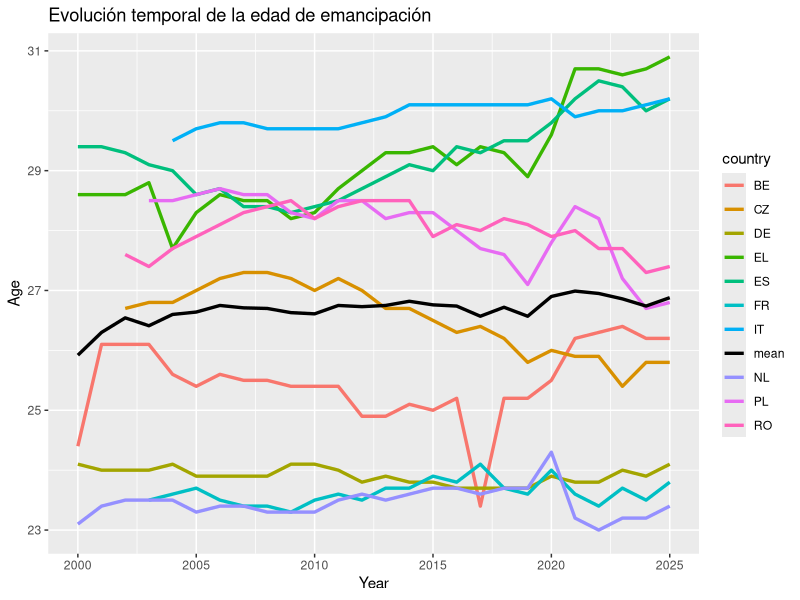
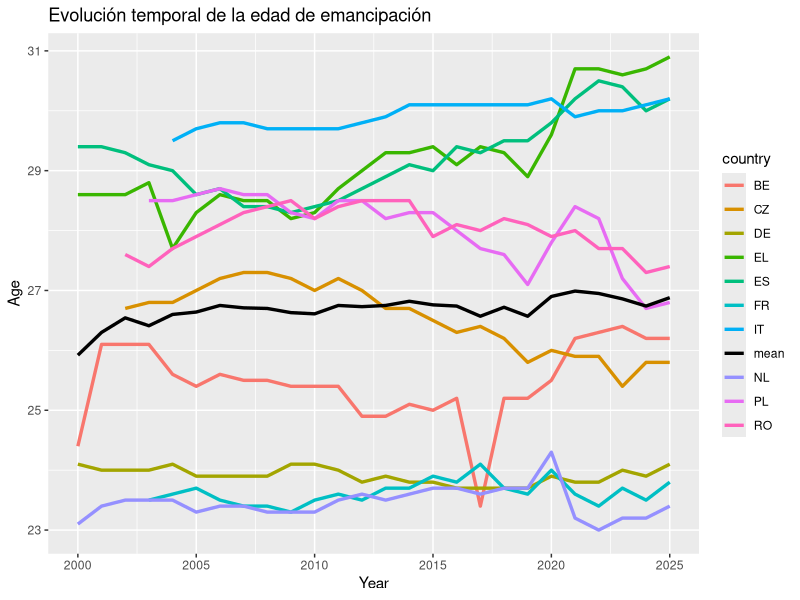

These charts were generated, in order, by the following R code: (Note: this script raises an error after producing the figures.)
## ---- chunk 1
library(readr)
library(stringr)
library(dplyr)
library(tidyr)
library(magrittr)
library(lubridate)
library(ggplot2)
## ---- chunk 2
poblacion <- read_tsv('data/poblacion_paises.tsv')
str(poblacion)
head(poblacion)

colnames(poblacion)[1] <- 'country'
poblacion %<>% mutate(country = sub("^.*,", "", country)) %>% mutate(across(-1, ~ as.numeric(gsub('[^0-9.]', '', .x))))

poblacion %<>% transmute(country, population = rowMeans(select(., -country), na.rm = TRUE))
# Calculamos la media poblacional de cada pais desde el 2000 hasta hoy

poblacion %<>% arrange(desc(population)) %>% filter(!(country %in% c('RU', 'UA', 'DE_TOT', 'TR', 'FX', 'BY', 'AZ', 'UK')))
# Ordenamos los paises de mayor a menor poblacion
# Eliminamos algunos que no pertenecen politicamente a Europa

mas.poblacion10 <- poblacion$country[1:10]
# Nos quedamos con los nombres de los 10 primeros

mas.poblacion5 <- poblacion$country[1:5]
# Nos quedamos con los nombres de los 5 primeros
## ---- chunk 3
indep.resid <- read_tsv('data/edad_independencia_residencial.tsv')
str(indep.resid)
head(indep.resid)

colnames(indep.resid)[1] <- 'sex.country'
indep.resid %<>% mutate(sex.country = sub("^.*,([^,]*,[^,]*)$", "\\1", sex.country)) %>% separate(sex.country, into = c('sex', 'country'), sep = ',') %>% mutate(sex = factor(sex))

indep.resid %<>% mutate(across(c(-1, -2), ~ as.numeric(gsub('[^0-9.]', '', .x)))) %>% pivot_longer(cols = c(-1, -2), names_to = 'year', values_to = 'age') %>% mutate(year = as.numeric(year))
## ---- chunk 4
vivir.padres1834 <- read_tsv('data/vivir_con_padres18-34.tsv')
str(vivir.padres1834)
head(vivir.padres1834)

colnames(vivir.padres1834)[1] <- 'status.country'
vivir.padres1834 %<>% mutate(status.country = sub("^[^,]*,([^,]*,).*,([^,]*)$", "\\1\\2", status.country)) %>% separate(status.country, into = c('status', 'country'), sep = ',') %>% mutate(status = factor(status, levels = c('EMP_FT', 'EMP_PT', 'UNE', 'EDUC', 'INAC_OTH'), labels = c('full-time', 'part-time', 'unemployed', 'student', 'other')))

vivir.padres1834 %<>% mutate(across(c(-1, -2), ~ as.numeric(gsub('[^0-9.]', '', .x)))) %>% pivot_longer(cols = c(-1, -2), names_to = 'year', values_to = 'rate') %>% mutate(year = as.numeric(year))
## ---- chunk 5
precio.vivienda <- read_tsv('data/precio_vivienda.tsv')
str(precio.vivienda)
head(precio.vivienda)

colnames(precio.vivienda)[1] <- 'country'
precio.vivienda %<>% mutate(country = sub(".*,", "", country))

precio.vivienda %<>% mutate(across(-1, ~ as.numeric(gsub('[^0-9.]', '', .x)))) %>% pivot_longer(cols = -1, names_to = 'year.quadri', values_to = 'rel.price2015')

precio.vivienda %<>% separate(year.quadri, into = c('year', 'quadri'), sep = '-') %>% mutate(quadri = factor(quadri, ordered=TRUE)) %>% mutate(year = as.numeric(year))
## ---- chunk 6
precio.alquiler <- read_tsv('data/precio_alquiler.tsv')
str(precio.alquiler)
head(precio.alquiler)

colnames(precio.alquiler)[1] <- 'country'
precio.alquiler %<>% mutate(country = sub(".*,", "", country))

precio.alquiler %<>% mutate(across(-1, ~ as.numeric(gsub('[^0-9.]', '', .x)))) %>% pivot_longer(cols = -1, names_to = 'year', values_to = 'rel.price2015') %>% mutate(year = as.numeric(year))
## ---- chunk 7
salarios <- read_tsv('data/salarios.tsv')
str(salarios)
head(salarios)

colnames(salarios)[1] <- 'age.country'
salarios %<>% mutate(age.country = sub("^[^,]*,([^,]*,).*,([^,]*)$", "\\1\\2", age.country)) %>% separate(age.country, into = c('age', 'country'), sep = ',') %>% mutate(age = factor(age, ordered = TRUE))

salarios %<>% mutate(across(c(-1, -2), ~ as.numeric(gsub('[^0-9.]', '', .x)))) %>% pivot_longer(cols = c(-1, -2), names_to = 'year', values_to = 'price.eur') %>% mutate(year = as.numeric(year))
## ---- chunk 8
ipca <- read_tsv('data/ipca.tsv')
str(ipca)
head(ipca)

colnames(ipca)[1] <- 'country'
ipca %<>% mutate(country = sub(".*,", "", country))

ipca %<>% mutate(across(-1, ~ as.numeric(gsub('[^0-9.]', '', .x)))) %>% pivot_longer(cols = -1, names_to = 'year', values_to = 'rel.value2025') %>% mutate(year = as.numeric(year))
## ---- chunk 9
hacinamiento1629 <- read_tsv('data/hacinamiento_nacimiento16-29.tsv')
str(hacinamiento1629)
head(hacinamiento1629)

colnames(hacinamiento1629)[1] <- 'birth.sex.country'
hacinamiento1629 %<>% mutate(birth.sex.country = sub("^.*,([^,]*,[^,]*,)[^,]*,([^,]*)$", "\\1\\2", birth.sex.country)) %>% separate(birth.sex.country, into = c('birth', 'sex', 'country'), sep = ',') %>% mutate(birth = factor(birth, levels = c('EU28_FOR', 'NEU28_FOR', 'NAT'), labels = c('European', 'Foreigner', 'National'))) %>% mutate(sex = factor(sex))

hacinamiento1629 %<>% mutate(across(c(-1, -2, -3), ~ as.numeric(gsub('[^0-9.]', '', .x)))) %>% pivot_longer(cols = c(-1, -2, -3), names_to = 'year', values_to = 'rate') %>% mutate(year = as.numeric(year))
## ---- chunk 10
retr.pagos1629 <- read_tsv('data/retrasos_pagos_16-29.tsv')
str(retr.pagos1629)
head(retr.pagos1629)

colnames(retr.pagos1629)[1] <- 'country'
retr.pagos1629 %<>% mutate(country = sub("^.*,", "", country))

retr.pagos1629 %<>% mutate(across(-1, ~ as.numeric(gsub('[^0-9.]', '', .x)))) %>% pivot_longer(cols = -1, names_to = 'year', values_to = 'rate') %>% mutate(year = as.numeric(year))
## ---- chunk 11
tasa.desemp1539 <- read_tsv('data/desempleo_nivel_educativo15-39.tsv')
# Cargamos los datos
str(tasa.desemp1539)
head(tasa.desemp1539)
# Los visualizamos para ver problemas

colnames(tasa.desemp1539)[1] <- 'sex.level.country'
# Renombramos la 1a columna, ya que solo nos interesan el sexo, nivel educativo y pais
tasa.desemp1539 %<>% mutate(sex.level.country = sub("^.*,([^,]*),([^,]*),([^,]*,[^,]*)$", "\\1,\\3", sex.level.country)) %>% separate(sex.level.country, into = c('sex', 'level', 'country'), sep = ',') %>% mutate(level = factor(level, levels = c('ED0-2', 'ED3_4', 'ED5-8'), labels = c('until.mid.sec', 'until.bac', 'university'), ordered = TRUE)) %>% mutate(sex = factor(sex))
# Quitamos la informacion de las instancias salvo sexo, nivel educativo y pais
# Y separamos ambas columnas
# Convertimos el sexo y el nivel educativo en factores

tasa.desemp1539 %<>% mutate(across(c(-1, -2, -3), ~ as.numeric(gsub('[^0-9.]', '', .x)))) %>% pivot_longer(cols = c(-1, -2, -3), names_to = 'year.quadri', values_to = 'rate')
# Hacemos que las tasas sean exclusivamente numericas
# Pasamos los años a formato tidy
# Obtenemos una columna con los años y sus respectivos cuatrimestres

tasa.desemp1539 %<>% separate(year.quadri, into = c('year', 'quadri'), sep = '-') %>% mutate(quadri = factor(quadri, ordered=TRUE)) %>% mutate(year = as.numeric(year))
# Separamos en columnas de año y cuatrimestre
# Pasamos los cuatrimestres a factor
# Pasamos los años a numerico
## ---- chunk 12
tempor.inv1529 <- read_tsv('data/temporalidad_involuntaria15-29.tsv')
str(tempor.inv1529)
head(tempor.inv1529)

colnames(tempor.inv1529)[1] <- 'sex.country'
tempor.inv1529 %<>% mutate(sex.country = sub("^.*,([^,]*),([^,]*,[^,]*),([^,]*)$", "\\1,\\3", sex.country)) %>% separate(sex.country, into = c('sex', 'country'), sep = ',') %>% mutate(sex = factor(sex))

tempor.inv1529 %<>% mutate(across(c(-1, -2), ~ as.numeric(gsub('[^0-9.]', '', .x)))) %>% pivot_longer(cols = c(-1, -2), names_to = 'year', values_to = 'rate') %>% mutate(year = as.numeric(year))
## ---- chunk 13
tempor.educ1539 <- read_tsv('data/temporalidad_nivel_educativo15-39.tsv')
str(tempor.educ1539)
head(tempor.educ1539)

colnames(tempor.educ1539)[1] <- 'sex.level.country'
tempor.educ1539 %<>% mutate(sex.level.country = sub("^.*,([^,]*),([^,]*),([^,]*,[^,]*)$", "\\1,\\3", sex.level.country)) %>% separate(sex.level.country, into = c('sex', 'level', 'country'), sep = ',') %>% mutate(level = factor(level, levels = c('ED0-2', 'ED3_4', 'ED5-8'), labels = c('until.mid.sec', 'until.bac', 'university'), ordered = TRUE)) %>% mutate(sex = factor(sex))

tempor.educ1539 %<>% mutate(across(c(-1, -2, -3), ~ as.numeric(gsub('[^0-9.]', '', .x)))) %>% pivot_longer(cols = c(-1, -2, -3), names_to = 'year', values_to = 'thous.pers') %>% mutate(year = as.numeric(year))
## ---- chunk 14
indep.resid.total <- indep.resid %>% filter(sex == 'T' & country %in% mas.poblacion10)
age.mean <- indep.resid.total %>% group_by(year) %>% summarise(age.mean = mean(age, na.rm = TRUE), .groups = "drop")
ggplot() + geom_line(data = indep.resid.total, mapping = aes(x = year, y = age, color = country), linewidth = 1.15, na.rm = TRUE) + geom_line(data = age.mean, mapping = aes(x = year, y = age.mean, color = 'mean'), linewidth = 1.15, na.rm = TRUE) +
  scale_color_manual(values = c(setNames(scales::hue_pal()(length(unique(indep.resid.total$country))), unique(indep.resid.total$country)), "mean" = "black")) +
  labs(title = 'Evolución temporal de la edad de emancipación') + xlab('Year') + ylab('Age')
ggsave('results/edad_emancipacion.pdf', width = 14, height = 10, dpi = 300)
## ---- chunk 15
ggplot(filter(vivir.padres1834.total, year %in% c(2005, 2010, 2015, 2020, 2025), country %in% mas.poblacion5), aes(x = "", y = rate, fill = status)) + geom_col(width = 1) + coord_polar(theta = "y") + facet_grid(country ~ year) + theme_void() + labs(title = 'Distribución de los jóvenes (18 a 34 años) que viven con sus padres', subtitle = 'Evolución temporal por filas de cada país por columnas')
ggsave('results/vivir_con_padres.pdf', width = 14, height = 10, dpi = 300) 
## ---- chunk 16
salarios.final <- filter(salarios, country %in% mas.poblacion5) %>% pivot_wider(names_from = age, values_from = price.eur)
ipca.final <- filter(ipca, country %in% mas.poblacion5)
salarios.infl <- right_join(ipca.final, salarios.final)
salarios.infl %<>% pivot_longer(cols = c(4,5), names_to = 'age', values_to = 'price.eur')
# Hacemos join de los dataframes de salarios y de la inflacion anualizada (IPCA)
salarios.infl %<>% group_by(age, country) %>% transmute(year, age, country, real.price.eur = price.eur*rel.value2025[year==2015]/rel.value2025) %>% ungroup()
# Creamos una columna con los salarios reales tomando como referencia 2015
salarios.infl %<>% group_by(age, country) %>% transmute(year, age, country, rel.price2015 = real.price.eur/real.price.eur[year == 2015]*100) %>% ungroup()
# Convertimos los salarios a una variable con referencia = 100 en 2015
# Lo hacemos para poder compararlos con la evolucion de vivienda y alquiler
## ---- chunk 17
ggplot() + 
  geom_line(data = filter(salarios.infl, age == 'Y18-24', year >= 2005), mapping = aes(x = year, y = rel.price2015, color = 'income'), linewidth = 1, na.rm = TRUE) + 
  geom_line(data = filter(precio.vivienda, country %in% mas.poblacion5, quadri == 'Q1'), mapping = aes(x = year, y = rel.price2015, color = 'house buying'), linewidth = 1, linetype = 2, na.rm = TRUE) + 
  geom_line(data = filter(precio.alquiler, country %in% mas.poblacion5, year >= 2005), mapping = aes(x = year, y = rel.price2015, color = 'rent'), linewidth = 1, linetype = 3, na.rm = TRUE) + facet_wrap(.~country, nrow = 3) + labs(title = 'Evolución del salario real (descontada inflación) de jóvenes (18-24 años)', subtitle = 'Junto con evolución del precio de la vivienda y del alquiler') + xlab('Year') + ylab('Relative prices (100 in 2015)')
ggsave('results/viviendas_salarios18-24.pdf', width = 14, height = 10, dpi = 300)
## ---- chunk 18
ggplot() + 
  geom_line(data = filter(salarios.infl, age == 'Y25-49', year >= 2005), mapping = aes(x = year, y = rel.price2015, color = 'income'), linewidth = 1, na.rm = TRUE) + 
  geom_line(data = filter(precio.vivienda, country %in% mas.poblacion5, quadri == 'Q1'), mapping = aes(x = year, y = rel.price2015, color = 'house buying'), linewidth = 1, linetype = 2, na.rm = TRUE) + 
  geom_line(data = filter(precio.alquiler, country %in% mas.poblacion5, year >= 2005), mapping = aes(x = year, y = rel.price2015, color = 'rent'), linewidth = 1, linetype = 3, na.rm = TRUE) + facet_wrap(.~country, nrow = 3) + labs(title = 'Evolución del salario real (descontada inflación) de jóvenes (18-24 años)', subtitle = 'Junto con evolución del precio de la vivienda y del alquiler') + xlab('Year') + ylab('Relative prices (100 in 2015)')
ggsave('results/viviendas_salarios25-49.pdf', width = 14, height = 10, dpi = 300)
## ---- chunk 19
income.mean <- salarios.infl %>% group_by(year, age) %>% summarise(income.mean = mean(rel.price2015, na.rm = TRUE), .groups = "drop") %>% ungroup()

housing.mean <- precio.vivienda %>% group_by(year) %>% summarise(housing.mean = mean(rel.price2015, na.rm = TRUE), .groups = "drop") %>% ungroup()

rent.mean <- precio.alquiler %>% group_by(year) %>% summarise(rent.mean = mean(rel.price2015, na.rm = TRUE), .groups = "drop") %>% ungroup() 

mean.df <- income.mean %>% left_join(housing.mean, by = 'year') %>% left_join(rent.mean, by = 'year') %>% filter(year >= 2005)

ggplot(data = mean.df) + geom_line(aes(x = year, y = income.mean, color = 'income mean'), linewidth = 1.15, na.rm = TRUE) + geom_line(aes(x = year, y = housing.mean, color = 'housing price mean'), linewidth = 1.15, na.rm = TRUE) + geom_line(aes(x = year, y = rent.mean, color = 'rent mean'), linewidth = 1.15, na.rm = TRUE) + facet_grid(age~.) + labs(title = 'Evolución del salario y los precios de vivienda y alquiler promedios') + xlab('Year') + ylab('Relative prices (100 in 2015)')
ggsave('results/viviendas_salarios_medios.pdf', width = 14, height = 10, dpi = 300)
## ---- chunk 20
overcr.mean <- hacinamiento1629 %>% group_by(year, birth) %>% summarise(mean = mean(rate, na.rm = TRUE), .groups = "drop") %>% ungroup() 

ggplot() + geom_line(data=filter(hacinamiento1629, sex == 'T', country %in% mas.poblacion10), mapping = aes(x = year, y = rate, col = country), linewidth = 1, na.rm = TRUE) + geom_line(data=overcr.mean, mapping = aes(x=year, y = mean, color = 'mean'), linewidth = 1.15, na.rm = TRUE) + facet_grid(birth~.) +
  scale_color_manual(values = c(setNames(scales::hue_pal()(length(unique(hacinamiento1629$country))), unique(hacinamiento1629$country)), "mean" = "black")) +
  labs(title = 'Evolución del porcentaje de jóvenes que viven hacinados', subtitle = 'En función de su país de nacimiento') + xlab('Year') + ylab('Rate')
ggsave('results/hacinamiento.pdf', width = 14, height = 10, dpi = 300)
